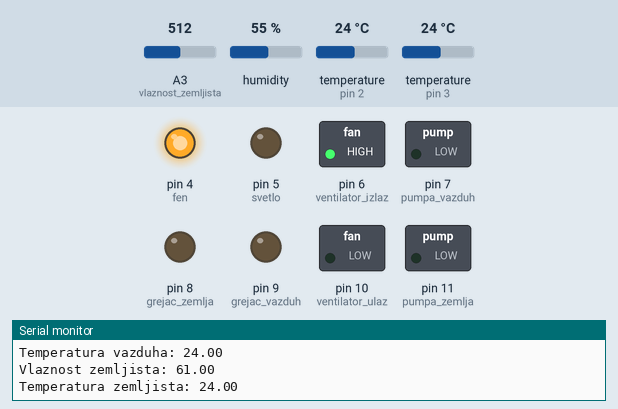
The sketch below on a simulated Arduino Uno, built with avr-gcc and run on an emulated ATmega328P. Shown: switched loads named in the sketch (green lamp = pin HIGH), output pins drawn as LEDs (lit = HIGH), the last lines printed to the serial monitor. Wiring (inferred from the names in the program): DS1307 clock at I2C address 0x68. Dashed ring = blinking. Inputs (shaded band) come from the test bench; at power-on: humidity 55 %, temperature (sensors on pin 2, pin 3) 24 °C, A3 (vlaznost_zemljista) = 512. The local clock reads 2024-03-15 10:24:30 at power-on unless the sketch sets it.

Above: at 1.2 s.
1.3 s: humidity set to 78 %
7.4 s: humidity set to 81 %
At 9.4 s:
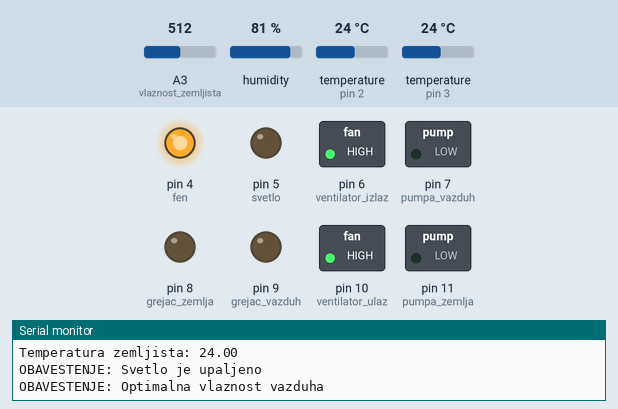
10.1 s: temperature (sensor on pin 2) set to 28 °C
At 10.91 s:
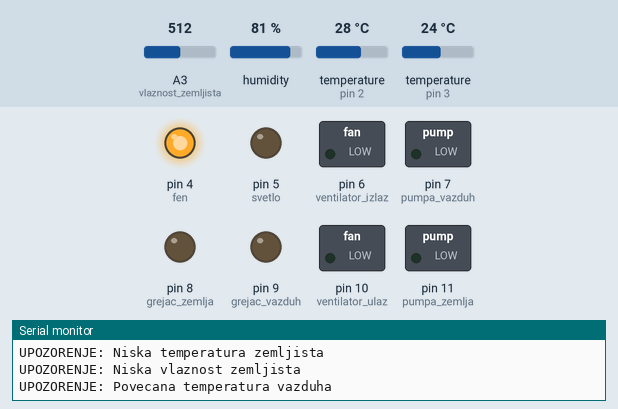
13.6 s: temperature (sensor on pin 3) set to 26 °C
At 14.4 s:
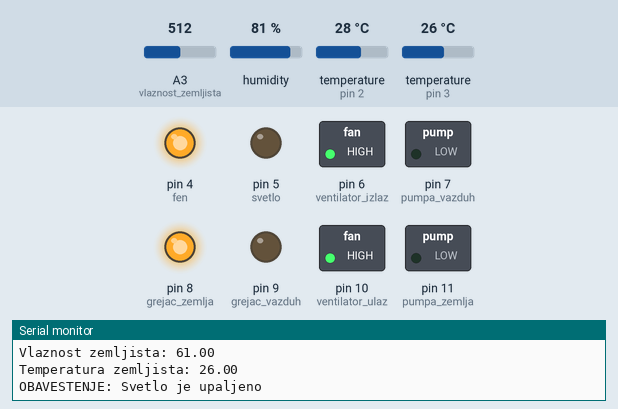
17.1 s: A3 (vlaznost_zemljista) set to 330
23.2 s: A3 (vlaznost_zemljista) set to 304
At 23.84 s:
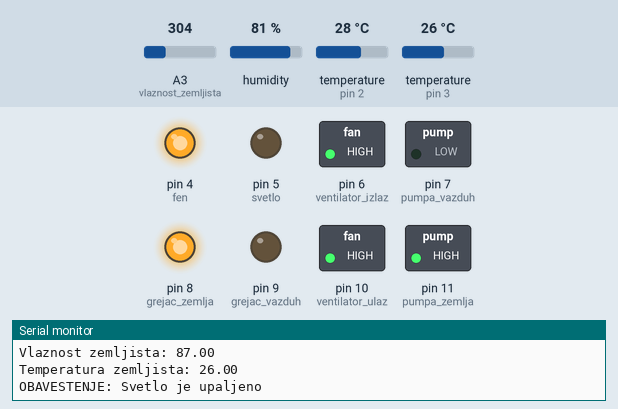
Timing chart, 0 to 27.7 s (numbered marks = the images above; inputs shaded):
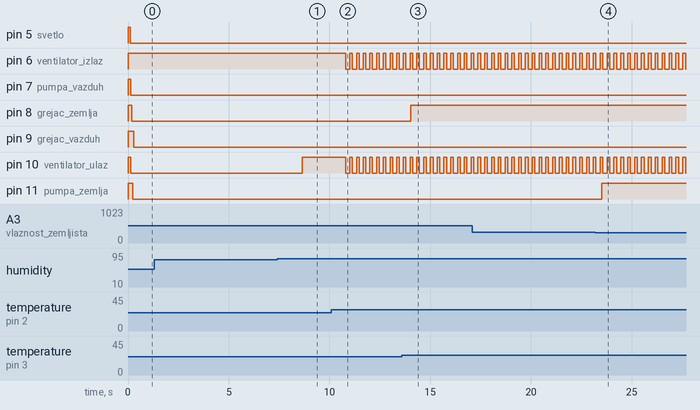

Measured:
- the behaviour switches between 79 and 80 % on humidity (found by bisection; images 0 and 1)
- the behaviour switches between 24 and 25 °C on temperature (sensor on pin 3) (found by bisection; images 2 and 3)
- the behaviour switches between 321 and 320 on A3 (vlaznost_zemljista) (found by bisection; images 3 and 4)
- after the input at 7.4 s, pin 10 (ventilator_ulaz): LOW → HIGH after 1.2 s
- after the input at 10.1 s, pin 6 (ventilator_izlaz), pin 10 (ventilator_ulaz): alternates HIGH for 0.12 s and LOW for 0.21 s, starting after 0.71 s
- after the input at 13.6 s, pin 8 (grejac_zemlja): LOW → HIGH after 0.44 s
- after the input at 23.2 s, pin 11 (pumpa_zemlja): LOW → HIGH after 0.33 s

The sketch:

plantMonitorAndControl.ino
```cpp
#include "DHT.h"
#define DHTPIN 2
#define DHTTYPE DHT11
#include <OneWire.h>
#include <DallasTemperature.h>
#define ONE_WIRE_BUS 3
#include <Wire.h>
#define DS1307_I2C_ADDRESS 0x68

// SENZOR VLAZNOSTI ZEMLJISTA
const byte vlaznost_zemljista = A3;
// MIN I MAX VREDNOSTI KOJE SENZOR VLAZNOSTI ZEMLJISTA IMA
const int map_low = 1000;
const int map_high = 200;

// DEFINISANJE IZLAZA (RELEJI)
const byte svetlo = 5;
const byte fen = 4;
const byte grejac_vazduh = 9;
const byte pumpa_zemlja = 11;
const byte ventilator_ulaz = 10;
const byte ventilator_izlaz = 6;
const byte pumpa_vazduh = 7;
const byte grejac_zemlja = 8;

// SENZOR TEMPERATURE I VLAZNOSTI VAZDUHA
DHT dht(DHTPIN, DHTTYPE);

// SENZOR TEMPERATURE ZEMLJISTA
OneWire oneWire(ONE_WIRE_BUS);
DallasTemperature sensors(&oneWire);

// RTC
byte second, minute, hour, dayOfMonth, month, year;
byte decToBcd(byte val)
{
    return ((val / 10 * 16) + (val % 10));
}
byte bcdToDec(byte val)
{
    return ((val / 16 * 10) + (val % 16));
}

// GLOBALNE PROMENJIVE
byte HOUR, MINUTE;
double AIRHUM, AIRTEMP, SOILHUM, SOILTEMP;

void setup()
{
    Serial.begin(9600);
    readRelay();
    relayInitialSet();
    dht.begin();
    Wire.begin();
    sensors.begin();
}

void time()
{
    Wire.beginTransmission(DS1307_I2C_ADDRESS);
    Wire.write(decToBcd(0));
    Wire.endTransmission();
    Wire.requestFrom(DS1307_I2C_ADDRESS, 7);
    second = bcdToDec(Wire.read() & 0x7f);
    minute = bcdToDec(Wire.read());
    hour = bcdToDec(Wire.read() & 0x3f);
    // dayOfMonth = bcdToDec(Wire.read());
    // month = bcdToDec(Wire.read());
    // year = bcdToDec(Wire.read());
}

double readDHTHumidity()
{
    return dht.readHumidity();
}

double readDHTTemperature()
{
    return dht.readTemperature();
}

double readSoilTemp()
{
    return sensors.getTempCByIndex(0);
}

int readSoilHumidity()
{
    return map(analogRead(vlaznost_zemljista), map_low, map_high, 0, 100);
}

void readRelay()
{
    // citanje izlaza releja
    pinMode(svetlo, OUTPUT);
    pinMode(fen, OUTPUT);
    pinMode(ventilator_ulaz, OUTPUT);
    pinMode(ventilator_izlaz, OUTPUT);
    pinMode(pumpa_zemlja, OUTPUT);
    pinMode(pumpa_vazduh, OUTPUT);
    pinMode(grejac_zemlja, OUTPUT);
    pinMode(grejac_vazduh, OUTPUT);
}

void relayInitialSet()
{
    digitalWrite(pumpa_vazduh, HIGH);
    digitalWrite(fen, HIGH);
    digitalWrite(ventilator_izlaz, HIGH);
    digitalWrite(ventilator_ulaz, HIGH);
    digitalWrite(pumpa_zemlja, HIGH);
    digitalWrite(svetlo, HIGH);
    digitalWrite(grejac_zemlja, HIGH);
    digitalWrite(grejac_vazduh, HIGH);
}

void turnRelayOutOn(byte n)
{
    digitalWrite(n, LOW);
}

void turnRelayOutOff(byte n)
{
    digitalWrite(n, HIGH);
}

void light(byte hour)
{
    if (hour >= 6 && hour <= 23)
    {
        turnRelayOutOn(svetlo);
        Serial.println("OBAVESTENJE: Svetlo je upaljeno");
    }
    else
    {
        turnRelayOutOff(svetlo);
        Serial.println("OBAVESTENJE: Svetlo je ugaseno");
    }
}

void airHumidity(double value)
{
    if (value > 90)
    {
        turnRelayOutOn(ventilator_ulaz);
        turnRelayOutOn(ventilator_izlaz);
        Serial.println("UPOZORENJE: Vlaznost vazduha je povecana");
    }
    else if (value < 80)
    {
        turnRelayOutOn(ventilator_ulaz);
        turnRelayOutOn(pumpa_vazduh);
        Serial.println("UPOZORENJE: Vlaznost vazduha je smanjena");
    }
    else
    {
        turnRelayOutOff(ventilator_ulaz);
        turnRelayOutOff(ventilator_izlaz);
        Serial.println("OBAVESTENJE: Optimalna vlaznost vazduha");
    }
}

void soilTemperature(double value)
{
    if (value < 25)
    {
        turnRelayOutOn(grejac_zemlja);
        Serial.println("UPOZORENJE: Niska temperatura zemljista");
    }
    else
    {
        turnRelayOutOff(grejac_zemlja);
        Serial.println("OBAVESTENJE: Optimalna temperatura zemljista");
    }
}

void soilHumidity(double value)
{
    if (value < 85)
    {
        turnRelayOutOn(pumpa_zemlja);
        Serial.println("UPOZORENJE: Niska vlaznost zemljista");
    }
    else
    {
        turnRelayOutOff(pumpa_zemlja);
        Serial.println("OBAVESTENJE: Optimalna vlaznost zemljista");
    }
}

void airTemperature(double value)
{
    if (value > 25)
    {
        turnRelayOutOn(ventilator_ulaz);
        turnRelayOutOn(ventilator_izlaz);
        Serial.println("UPOZORENJE: Povecana temperatura vazduha");
    }
    else if (value > 23 && value <= 24)
    {
        turnRelayOutOn(grejac_vazduh);
        Serial.println("UPOZORENJE: Temperatura vazduha ispod optimalne");
    }
    else if (value < 23)
    {
        turnRelayOutOn(fen);
        Serial.println("UPOZORENJE: Smanjena temperatura vazduha");
    }
    else
    {
        turnRelayOutOff(grejac_vazduh);
        turnRelayOutOff(fen);
        turnRelayOutOff(ventilator_ulaz);
        turnRelayOutOff(ventilator_izlaz);
        Serial.println("UPOZORENJE: Optimalna temperatura vazduha");
    }
}

void readAndPrintData()
{
    time();
    HOUR = hour;
    MINUTE = minute;
    AIRHUM = readDHTHumidity();
    AIRTEMP = readDHTTemperature();
    SOILHUM = readSoilHumidity();
    SOILTEMP = readSoilTemp();
    Serial.print("Vreme: ");
    Serial.print(HOUR);
    Serial.print(":");
    Serial.println(MINUTE);
    Serial.print("Vlaznost vazduha: ");
    Serial.println(AIRHUM);
    Serial.print("Temperatura vazduha: ");
    Serial.println(AIRTEMP);
    Serial.print("Vlaznost zemljista: ");
    Serial.println(SOILHUM);
    Serial.print("Temperatura zemljista: ");
    Serial.println(SOILTEMP);
}

void loop()
{
    readAndPrintData();
    light(HOUR);
    airHumidity(AIRHUM);
    soilTemperature(SOILTEMP);
    soilHumidity(SOILHUM);
    airTemperature(AIRTEMP);
}
```
